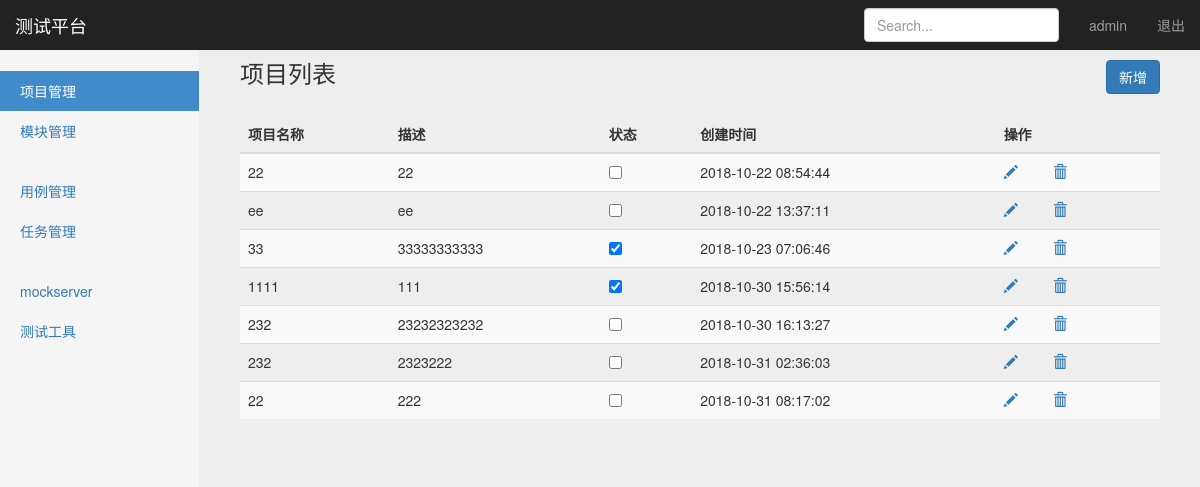
Page /manage/project_manage/ (signed in) on the earlier database version.
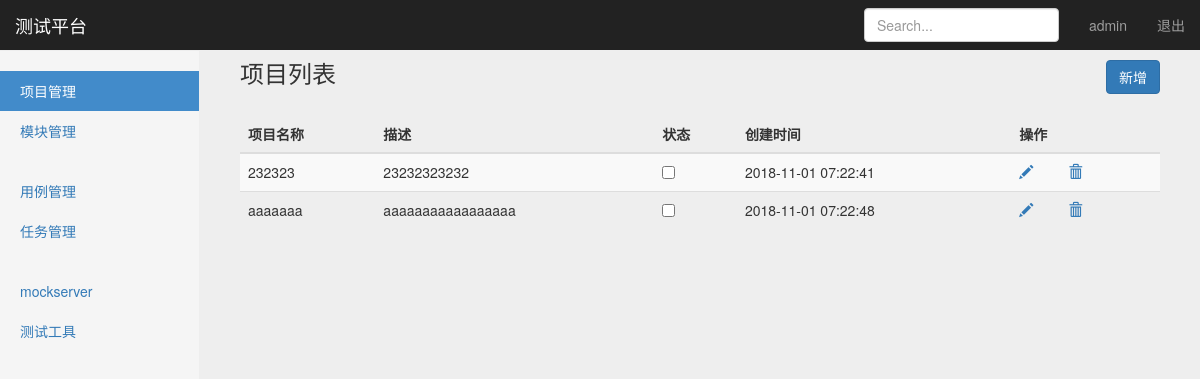
Same page on the later database version.
### project_app/models.py (models this page shows, shortened)
class Project(models.Model):
    pname = models.CharField("名称",max_length=255,blank=False,default="")
    description = models.CharField("描述",max_length=255,default="")
    status = models.BooleanField("状态",default=True)
    create_time = models.DateTimeField("创建时间",auto_now=True)

### project_app/views/project_views.py (the view)
# urls.py: path("project_manage/",project_views.project_manage),
@login_required
def project_manage(request):
    cuser_name = request.session.get("cuser_name","")
    latest_project_list = Project.objects.all()
    return render(request, "project_manage.html", {"cuser_name": cuser_name,
                                                 "latest_project_list": latest_project_list,
                                                "type": "list"}
                  )

### templates/project_manage.html (shortened to what this page needs)
{% extends "base.html" %}
{% block content %}
    <nav class="navbar navbar-inverse navbar-fixed-top">
      <div class="container-fluid">
        <div class="navbar-header">
          <a class="navbar-brand" href="#">测试平台</a>
        </div>
        <div id="navbar" class="navbar-collapse collapse">
          <ul class="nav navbar-nav navbar-right">
            <li id="login_name"><a>{{ cuser_name }}</a></li>
            <li><a href="/logout/">退出</a></li>
          </ul>
          <form class="navbar-form navbar-right">
            <input type="text" class="form-control" placeholder="Search...">
          </form>
        </div>
      </div>
    </nav>
    <div class="container-fluid">
      <div class="row">
        <div class="col-sm-3 col-md-2 sidebar">
          <ul class="nav nav-sidebar">
            <li class="active"><a href="/manage/project_manage">项目管理</a></li>
            <li ><a href="/manage/module_manage">模块管理</a></li>
          </ul>
          <ul class="nav nav-sidebar">
            <li><a href="">用例管理</a></li>
            <li><a href="">任务管理</a></li>
          </ul>
          <ul class="nav nav-sidebar">
            <li><a href="">mockserver</a></li>
            <li><a href="">测试工具</a></li>
          </ul>
        </div>
        {% if type == "list" %}
        <form  action="" method="post">
        <div class="col-sm-9 col-sm-offset-3 col-md-10 col-md-offset-2 main">
          <h3 class="page-header">项目列表
          <button id="add_btn"
                  type="button" class="btn btn-primary" style="float: right"
                  onclick="window.location.href='/manage/add_project'"
          >新增</button>
          </h3>
          <div class="table-responsive">
             <table class="table table-striped">
              <thead>
                <tr>
                  <th>项目名称</th>
                  <th>描述</th>
                  <th>状态</th>
                  <th>创建时间</th>
                  <th>操作</th>
                </tr>
              </thead>
              <tbody>
              {% for project_list in latest_project_list %}
                <tr>
                  <td>{{ project_list.pname }}</td>
                  <td>{{ project_list.description}}</td>
                  <td><input type="checkbox" name="status" id="id_status"
                             value="True" {% if project_list.status  %} checked {% endif %} ></td>
                  <td>{{ project_list.create_time | date:"Y-m-d H:i:s"}}</td>
                  <td>
                  <a id="op_edit{{project_list.id }}" title="编辑" class="glyphicon glyphicon-pencil" href="/manage/manage_edit/{{project_list.id }}"></a>
                  <a id="op_del{{project_list.id }}" title="删除" class="glyphicon glyphicon-trash" href="/manage/manage_delete/{{project_list.id }}"></a>
                  </td>
                </tr>
              {% endfor %}
              </tbody>
            </table>
          </div>
        </div>
      </form>
      {% endif %}
      </div>
    </div>
 {% endblock %}

Differences in the rows shown:
removed Project: pname "22", description "22", create_time "2018-10-22 08:54:44"
removed Project: pname "ee", description "ee", create_time "2018-10-22 13:37:11"
removed Project: pname "33", description "33333333333", status "☑", create_time "2018-10-23 07:06:46"
removed Project: pname "1111", description "111", status "☑", create_time "2018-10-30 15:56:14"
removed Project: pname "232", description "23232323232", create_time "2018-10-30 16:13:27"
removed Project: pname "232", description "2323222", create_time "2018-10-31 02:36:03"
removed Project: pname "22", description "222", create_time "2018-10-31 08:17:02"
added Project: pname "232323", description "23232323232", create_time "2018-11-01 07:22:41"
added Project: pname "aaaaaaa", description "aaaaaaaaaaaaaaaaa", create_time "2018-11-01 07:22:48"
